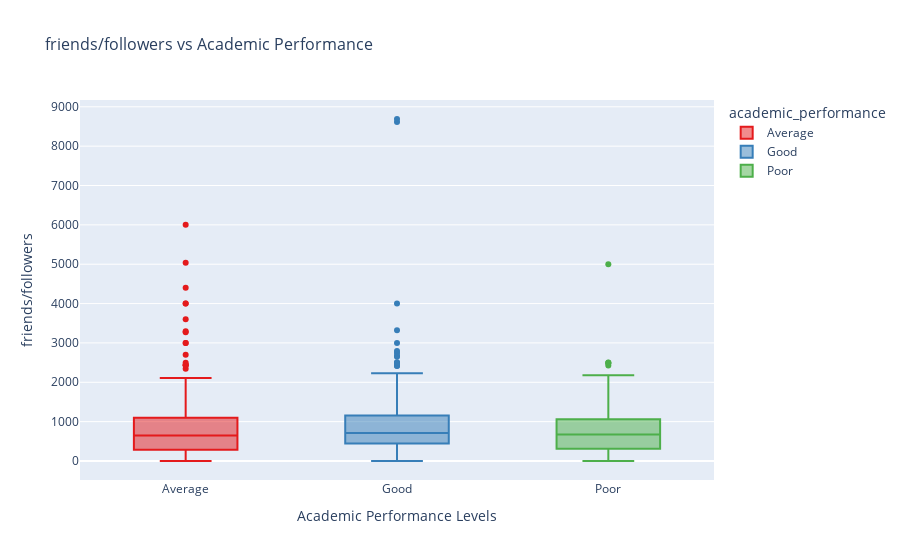

This figure's notebook cell:
### Code cell
#Academic Performance vs number of friends on social media
fig = px.box(df, x='academic_performance', y='friends/followers', 
              title="friends/followers vs Academic Performance",
              color='academic_performance', 
              color_discrete_sequence=px.colors.qualitative.Set1)

fig.update_layout(xaxis_title="Academic Performance Levels",
                  yaxis_title="friends/followers", 
                  title_font=dict(size=16),
                  xaxis_title_font=dict(size=14),
                  yaxis_title_font=dict(size=14))
fig.show()  #for notebook
#fig.show("png") #for github it only supports non interactive

### Figure 1 — Plotly figure (JSON) as saved in the notebook; plotly's stock layout.template omitted (floating-point values rounded to 4 significant figures; data arrays with more than 128 entries replaced by an {"elided": "..."} marker saying what was removed)
{"data": [{"alignmentgroup": "True", "hovertemplate": "academic_performance=%{x}<br>friends/followers=%{y}<extra></extra>", "legendgroup": "Average", "marker": {"color": "rgb(228,26,28)"}, "name": "Average", "notched": false, "offsetgroup": "Average", "orientation": "v", "showlegend": true, "x": {"elided": "406 str values"}, "x0": " ", "xaxis": "x", "y": {"elided": "406 int values"}, "y0": " ", "yaxis": "y", "type": "box"}, {"alignmentgroup": "True", "hovertemplate": "academic_performance=%{x}<br>friends/followers=%{y}<extra></extra>", "legendgroup": "Good", "marker": {"color": "rgb(55,126,184)"}, "name": "Good", "notched": false, "offsetgroup": "Good", "orientation": "v", "showlegend": true, "x": {"elided": "313 str values"}, "x0": " ", "xaxis": "x", "y": {"elided": "313 int values"}, "y0": " ", "yaxis": "y", "type": "box"}, {"alignmentgroup": "True", "hovertemplate": "academic_performance=%{x}<br>friends/followers=%{y}<extra></extra>", "legendgroup": "Poor", "marker": {"color": "rgb(77,175,74)"}, "name": "Poor", "notched": false, "offsetgroup": "Poor", "orientation": "v", "showlegend": true, "x": {"elided": "237 str values"}, "x0": " ", "xaxis": "x", "y": {"elided": "237 int values"}, "y0": " ", "yaxis": "y", "type": "box"}], "layout": {"xaxis": {"anchor": "y", "domain": [0.0, 1.0], "title": {"text": "Academic Performance Levels", "font": {"size": 14}}, "categoryorder": "array", "categoryarray": ["Average", "Good", "Poor"]}, "yaxis": {"anchor": "x", "domain": [0.0, 1.0], "title": {"text": "friends/followers", "font": {"size": 14}}}, "legend": {"title": {"text": "academic_performance"}, "tracegroupgap": 0}, "title": {"text": "friends/followers vs Academic Performance", "font": {"size": 16}}, "boxmode": "overlay"}}
